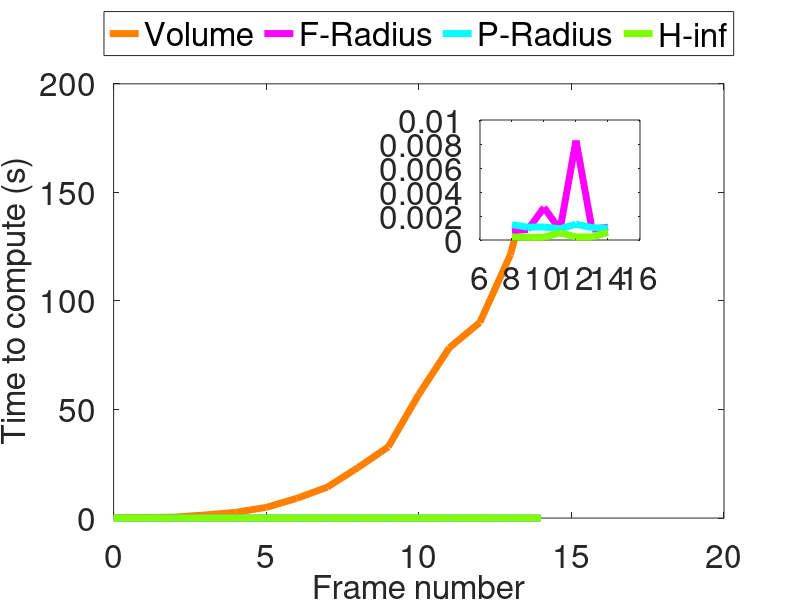

Here is the MATLAB script that generated this plot:
% Load Data
vol = load('Data/vol.mat');
frad = load('Data/frad.mat');
prad = load('Data/prad.mat');
hinf = load('Data/hinf.mat');

% Set fontsize and linewidth
fontsize =24;
lineWidth =5;
set(gcf, 'DefaultAxesFontSize', fontsize);
set(gcf, 'DefaultLineLineWidth', lineWidth);

% Set colors
orange = 1/255*[255,128,0];
loyalgreen = 1/255*[128,255,0];

% Set time
t_arr = vol.t_arr.*10;

%Begin figure
f= figure(1);

plot(t_arr, vol.timer, 'Color', orange);
hold on;
plot(t_arr, frad.timer, 'm');
hold on;
plot(t_arr, prad.timer, 'c');
hold on;
plot(t_arr, hinf.timer,'Color', loyalgreen);
xlabel('Frame number', 'FontSize', fontsize);
ylabel('Time to compute (s)' , 'FontSize', fontsize);
legend('Volume','F-Radius', 'P-Radius', 'H-inf', 'Location', 'Northoutside', 'Orientation', 'horizontal', 'FontSize', fontsize);
hold on;

% Detailed subplot
axes('Position', [.6 .6 .2 .2]);
box on;

plot(t_arr(9:15), frad.timer(9:15),'m');
hold on;
plot(t_arr(9:15), prad.timer(9:15),'c');
hold on;
plot(t_arr(9:15),hinf.timer(9:15),'Color',loyalgreen);

% Full screen
set(gcf, 'Position', get(0, 'Screensize'));

%Save figure
saveas(f,'timegraph.eps', 'epsc');